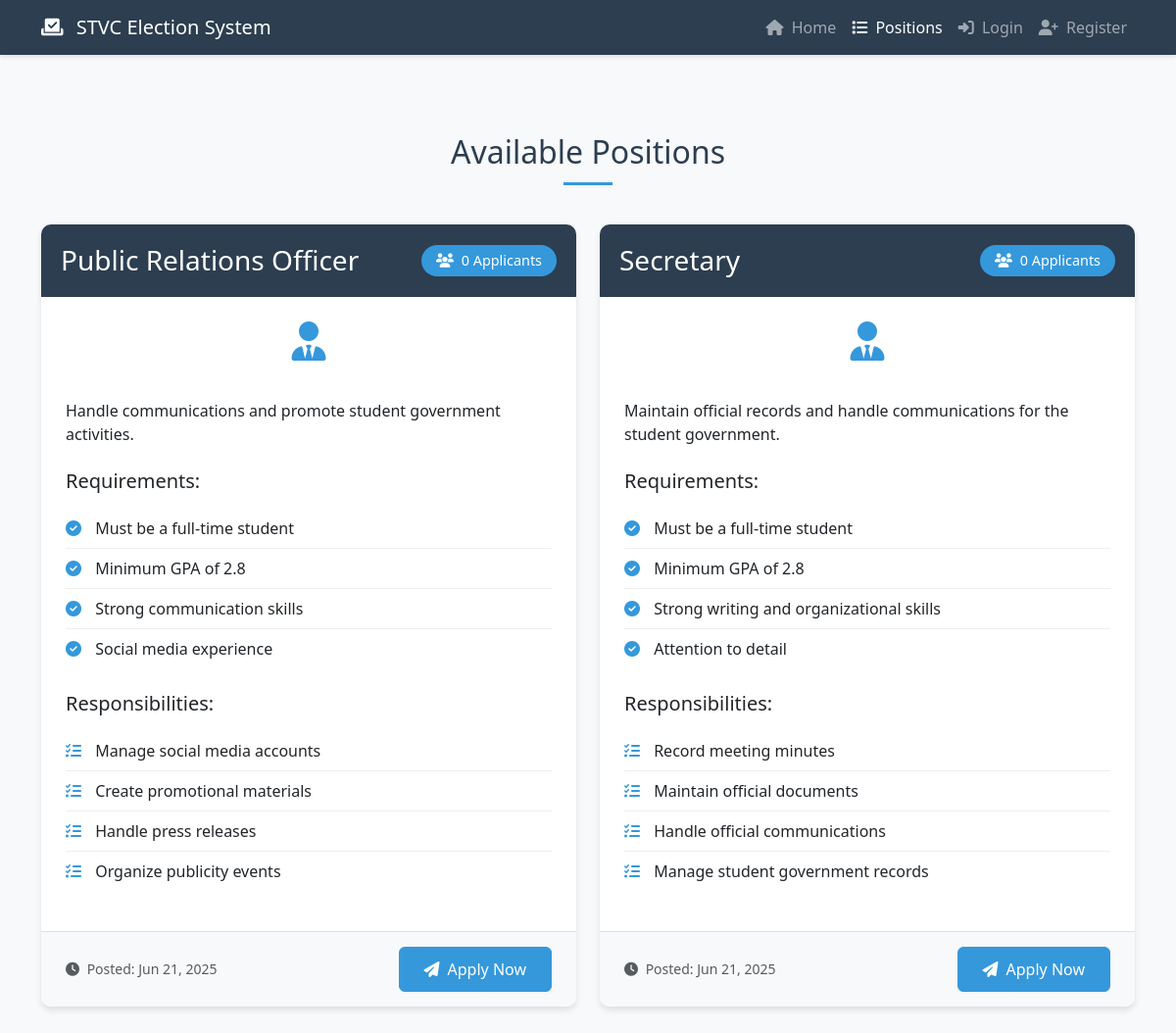
/positions.php, run on the app's committed database.
### tables this page shows
CREATE TABLE IF NOT EXISTS positions (
    id INT PRIMARY KEY AUTO_INCREMENT,
    position_name VARCHAR(100) NOT NULL,
    description TEXT NOT NULL,
    requirements TEXT,
    responsibilities TEXT,
    status ENUM('active', 'inactive') DEFAULT 'active',
    created_at TIMESTAMP DEFAULT CURRENT_TIMESTAMP,
    updated_at TIMESTAMP DEFAULT CURRENT_TIMESTAMP ON UPDATE CURRENT_TIMESTAMP
);

### positions.php (the view, shortened to what this page needs)
<?php
require_once 'config/database.php';
$stmt = $conn->prepare("
    SELECT p.*,
           COUNT(a.id) as applicant_count
    FROM positions p
    LEFT JOIN applications a ON p.id = a.position_id
    WHERE p.status = 'active'
    GROUP BY p.id
    ORDER BY p.position_name
");
$stmt->execute();
$positions = $stmt->get_result()->fetch_all(MYSQLI_ASSOC);
?>
<!DOCTYPE html>
<html lang="en">
<head>
    <link href="https://cdn.jsdelivr.net/npm/bootstrap@5.3.0/dist/css/bootstrap.min.css" rel="stylesheet">
    <link rel="stylesheet" href="https://cdnjs.cloudflare.com/ajax/libs/font-awesome/6.4.0/css/all.min.css">
</head>
<body>
    <nav class="navbar navbar-expand-lg navbar-dark sticky-top">
        <div class="container">
            <a class="navbar-brand" href="index.php">
                <i class="fas fa-vote-yea me-2"></i>
                STVC Election System
            </a>
            <div class="collapse navbar-collapse" id="navbarNav">
                <ul class="navbar-nav ms-auto">
                    <li class="nav-item">
                        <a class="nav-link" href="index.php"><i class="fas fa-home me-1"></i> Home</a>
                    </li>
                    <li class="nav-item">
                        <a class="nav-link active" href="positions.php"><i class="fas fa-list me-1"></i> Positions</a>
                    </li>
                    <?php if (isset($_SESSION['user_id'])): ?>
                        <li class="nav-item">
                            <a class="nav-link" href="application.php"><i class="fas fa-edit me-1"></i> Apply</a>
                        </li>
                        <li class="nav-item">
                            <a class="nav-link" href="dashboard.php"><i class="fas fa-tachometer-alt me-1"></i> Dashboard</a>
                        </li>
                        <li class="nav-item dropdown">
                            <a class="nav-link dropdown-toggle" href="#" id="navbarDropdown" role="button" data-bs-toggle="dropdown">
                                <img src="<?php echo $profile_pic_path; ?>" alt="Profile" style="width:36px;height:36px;border-radius:50%;object-fit:cover;margin-right:8px;vertical-align:middle;">
                                <?php echo htmlspecialchars($user['first_name'] . ' ' . $user['last_name']); ?>
                            </a>
                            <ul class="dropdown-menu">
                                <li><a class="dropdown-item" href="dashboard.php"><i class="fas fa-user me-2"></i>Profile</a></li>
                                <li><a class="dropdown-item" href="application.php"><i class="fas fa-edit me-2"></i>My Applications</a></li>
                                <li><hr class="dropdown-divider"></li>
                                <li><a class="dropdown-item" href="logout.php"><i class="fas fa-sign-out-alt me-2"></i>Logout</a></li>
                            </ul>
                        </li>
                    <?php else: ?>
                        <li class="nav-item">
                            <a class="nav-link" href="login.php"><i class="fas fa-sign-in-alt me-1"></i> Login</a>
                        </li>
                        <li class="nav-item">
                            <a class="nav-link" href="register.php"><i class="fas fa-user-plus me-1"></i> Register</a>
                        </li>
                    <?php endif; ?>
                </ul>
            </div>
        </div>
    </nav>
    <section class="positions-section">
        <div class="container">
            <h2 class="section-title animate-fadeInUp">Available Positions</h2>
            <div class="row">
                <?php foreach ($positions as $index => $position): ?>
                    <div class="col-lg-6">
                        <div class="position-card" style="animation-delay: <?php echo $index * 0.2; ?>s">
                            <div class="position-header">
                                <div class="d-flex justify-content-between align-items-center">
                                    <h3 class="mb-0"><?php echo htmlspecialchars($position['position_name']); ?></h3>
                                    <span class="applicant-count">
                                        <i class="fas fa-users me-1"></i>
                                        <?php echo $position['applicant_count']; ?> Applicants
                                    </span>
                                </div>
                            </div>
                            <div class="position-body">
                                <div class="text-center mb-4">
                                    <i class="fas fa-user-tie position-icon"></i>
                                </div>
                                <p class="mb-4"><?php echo nl2br(htmlspecialchars($position['description'])); ?></p>
                                <?php if (!empty($position['requirements'])): ?>
                                    <h5 class="mb-3">Requirements:</h5>
                                    <ul class="requirements-list">
                                        <?php
                                        $requirements = explode("\n", $position['requirements']);
                                        foreach ($requirements as $requirement):
                                            if (trim($requirement)):
                                        ?>
                                            <li>
                                                <i class="fas fa-check-circle"></i>
                                                <?php echo htmlspecialchars(trim($requirement)); ?>
                                            </li>
                                        <?php
                                            endif;
                                        endforeach;
                                        ?>
                                    </ul>
                                <?php endif; ?>
                                <?php if (!empty($position['responsibilities'])): ?>
                                    <h5 class="mb-3 mt-4">Responsibilities:</h5>
                                    <ul class="requirements-list">
                                        <?php
                                        $responsibilities = explode("\n", $position['responsibilities']);
                                        foreach ($responsibilities as $responsibility):
                                            if (trim($responsibility)):
                                        ?>
                                            <li>
                                                <i class="fas fa-tasks"></i>
                                                <?php echo htmlspecialchars(trim($responsibility)); ?>
                                            </li>
                                        <?php
                                            endif;
                                        endforeach;
                                        ?>
                                    </ul>
                                <?php endif; ?>
                            </div>
                            <div class="position-footer">
                                <div class="d-flex justify-content-between align-items-center">
                                    <small class="text-muted">
                                        <i class="fas fa-clock me-1"></i>
                                        Posted: <?php echo date('M d, Y', strtotime($position['created_at'])); ?>
                                    </small>
                                    <a href="application.php?position=<?php echo $position['id']; ?>" class="btn btn-primary apply-now-btn">
                                        <i class="fas fa-paper-plane me-2"></i>Apply Now
                                    </a>
                                </div>
                            </div>
                        </div>
                    </div>
                <?php endforeach; ?>
            </div>
        </div>
    </section>
</body>
</html>

### positions.php (style rules this page uses)
:root { --primary-color: #2c3e50; --secondary-color: #3498db; --accent-color: #e74c3c; }
body { font-family: 'Segoe UI', Tahoma, Geneva, Verdana, sans-serif; background-color: #f8f9fa; }
.navbar { background-color: var(--primary-color); box-shadow: 0 2px 4px rgba(0,0,0,0.1); }
.positions-section { padding: 80px 0; }
.position-card { background: white; border-radius: 10px; box-shadow: 0 4px 6px rgba(0,0,0,0.1); margin-bottom: 30px; transition: all 0.3s ease; opacity: 0; transform: translateY(20px); }
.position-card.animate { opacity: 1; transform: translateY(0); }
.position-header { background-color: var(--primary-color); color: white; padding: 20px; border-radius: 10px 10px 0 0; position: relative; overflow: hidden; }
.position-header::after { content: ''; position: absolute; top: 0; left: -100%; width: 100%; height: 100%; background: linear-gradient( 90deg, transparent, rgba(255, 255, 255, 0.2), transparent ); transition: 0.5s; }
.position-body { padding: 25px; }
.position-footer { background-color: #f8f9fa; padding: 15px 25px; border-radius: 0 0 10px 10px; border-top: 1px solid #dee2e6; }
.requirements-list { list-style: none; padding-left: 0; }
.requirements-list li { padding: 8px 0; border-bottom: 1px solid #eee; transition: all 0.3s ease; }
.requirements-list li:last-child { border-bottom: none; }
.requirements-list i { color: var(--secondary-color); margin-right: 10px; transition: transform 0.3s ease; }
.btn-primary { background-color: var(--secondary-color); border-color: var(--secondary-color); padding: 10px 25px; transition: all 0.3s ease; position: relative; overflow: hidden; }
.btn-primary::after { content: ''; position: absolute; top: 50%; left: 50%; width: 0; height: 0; background: rgba(255, 255, 255, 0.2); border-radius: 50%; transform: translate(-50%, -50%); transition: width 0.6s, height 0.6s; }
.applicant-count { background-color: var(--secondary-color); color: white; padding: 5px 15px; border-radius: 20px; font-size: 0.9rem; transition: all 0.3s ease; }
.position-icon { font-size: 2.5rem; margin-bottom: 15px; color: var(--secondary-color); transition: all 0.3s ease; }
.section-title { color: var(--primary-color); margin-bottom: 40px; text-align: center; position: relative; padding-bottom: 15px; }
.section-title::after { content: ''; position: absolute; bottom: 0; left: 50%; transform: translateX(-50%); width: 50px; height: 3px; background-color: var(--secondary-color); transition: width 0.3s ease; }
.apply-now-btn { position: relative; overflow: hidden; z-index: 1; }
.apply-now-btn::before { content: ''; position: absolute; top: 0; left: -100%; width: 100%; height: 100%; background: linear-gradient( 90deg, transparent, rgba(255, 255, 255, 0.2), transparent ); transition: 0.5s; z-index: -1; }
.animate-fadeInUp { animation: fadeInUp 0.5s ease forwards; }

### data on the page
positions: position_name "Public Relations Officer", applicant_count "0", description "Handle communications and promote student government activities.", requirements "Must be a full-time student", requirements "Minimum GPA of 2.8", requirements "Strong communication skills", requirements "Social media experience", responsibilities "Manage social media accounts", responsibilities "Create promotional materials", responsibilities "Handle press releases", responsibilities "Organize publicity events", created_at "Jun 21, 2025"
positions: position_name "Secretary", applicant_count "0", description "Maintain official records and handle communications for the student government.", requirements "Must be a full-time student", requirements "Minimum GPA of 2.8", requirements "Strong writing and organizational skills", requirements "Attention to detail", responsibilities "Record meeting minutes", responsibilities "Maintain official documents", responsibilities "Handle official communications", responsibilities "Manage student government records", created_at "Jun 21, 2025"
